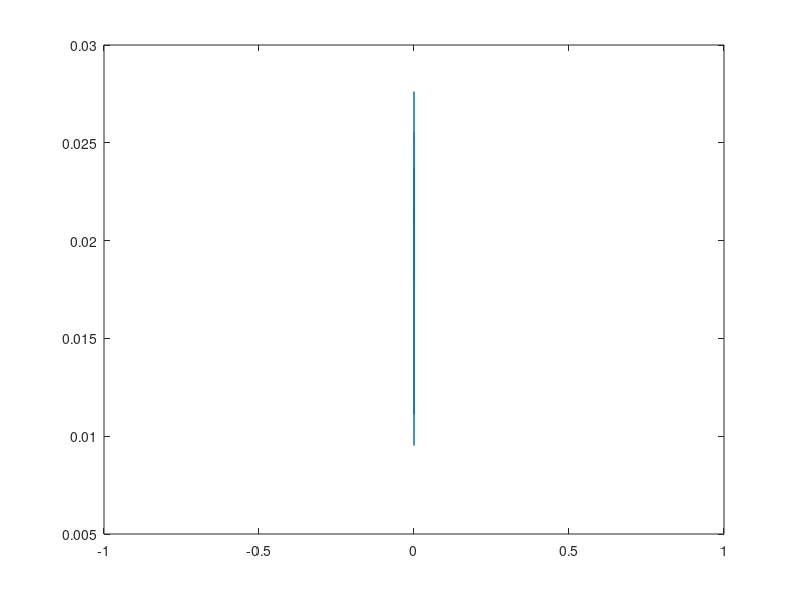
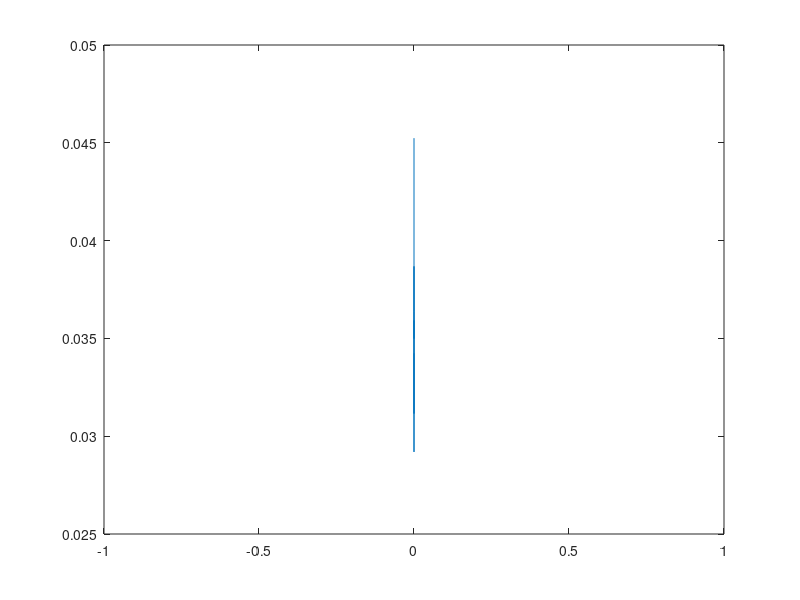
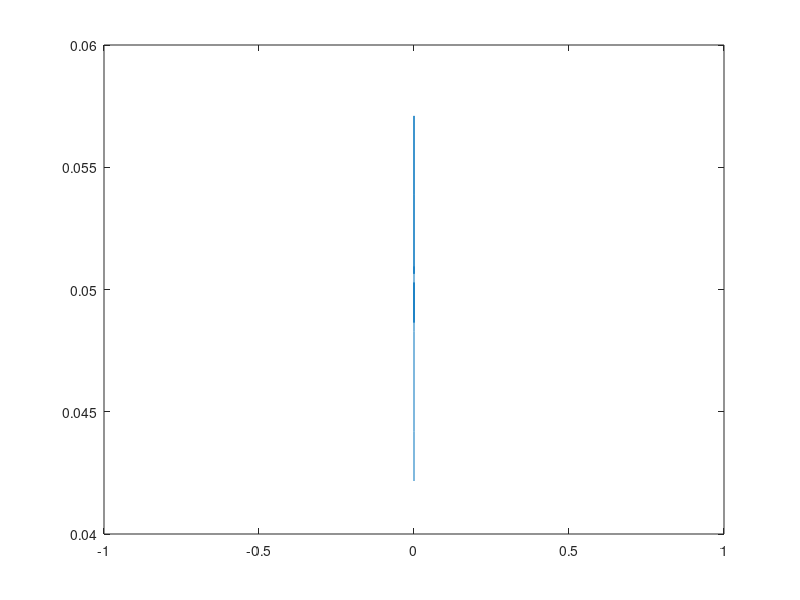
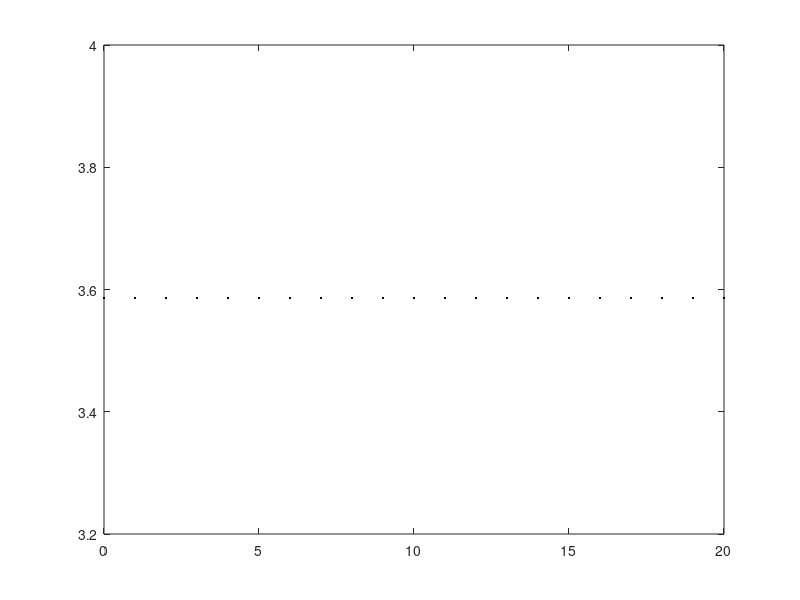

MATLAB code to generate these figures, in order: (Note: this script raises an error after producing the figures.)
close all
clear all
d = csvread('MeanCov_prior.txt');

lastPoints = d(:,1) == 10;

truth = [0,0,0,0,0,0];


ang_terms = [5:6];

err = d(:,2:7) - repmat(truth, size(d,1),1);
plot(d(:,1), err(:,3));

trans_err = sqrt(sum(err(:,1:3).^2,2));
ang_err = sqrt(sum(err(:,ang_terms).^2,2));

figure('Name', 'Trans_err')
plot(d(:,1), trans_err)
figure('Name', 'Ang_err')
plot(d(:,1), ang_err)

% mean_trans_err
% mean_ang_err

for i=0
    
    
    trial = i;
    ind = d(:,1) == trial;
    
    
    data = d(ind,2:7);
    err = data - repmat(truth, size(data,1),1);
    mean_trans_err(i+1) = mean(sqrt(sum(err(:,1:3).^2,2)))*100;
    var_trans_err(i+1) = std(sqrt(sum(err(:,1:3).^2,2)))*100;
    mean_ang_err(i+1) = mean(sqrt(sum(err(:,ang_terms).^2,2)));
    var_ang_err(i+1) = std(sqrt(sum(err(:,ang_terms).^2,2)));
end


mean_trans_err
var_trans_err
mean_ang_err
var_ang_err


figure('Name','Mean_Trans_err')

linespec = {'Color','black', 'LineWidth',2};
plot(0:20, mean_trans_err,linespec{:})
hold on
errorbar(1:20, mean_trans_err(2:end), var_trans_err(2:end), ...
         linespec{:})
xlim([0,20.2]);
saveas(gcf, 'On_Robot_Trans.png')



figure('Name','Mean_Ang_err')
plot(0:20, mean_ang_err,linespec{:})
hold on
errorbar(1:20, mean_ang_err(2:end), var_ang_err(2:end), linespec{:})
xlim([0,20.2]);
ylim([0, .1]);
saveas(gcf, 'On_Robot_Ang.png')

save('mean_err', 'mean_trans_err', 'var_trans_err', 'mean_ang_err', 'var_ang_err')
% plot(0:10, mean_ang_err)
